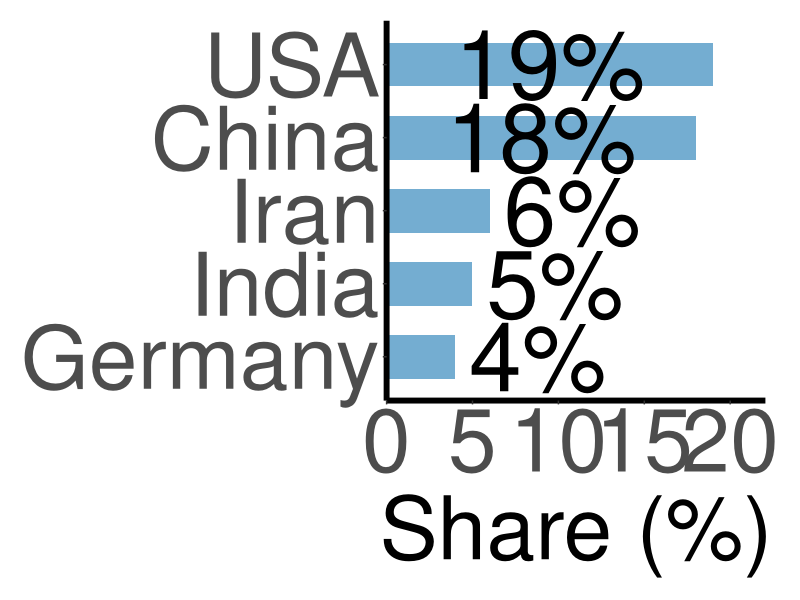
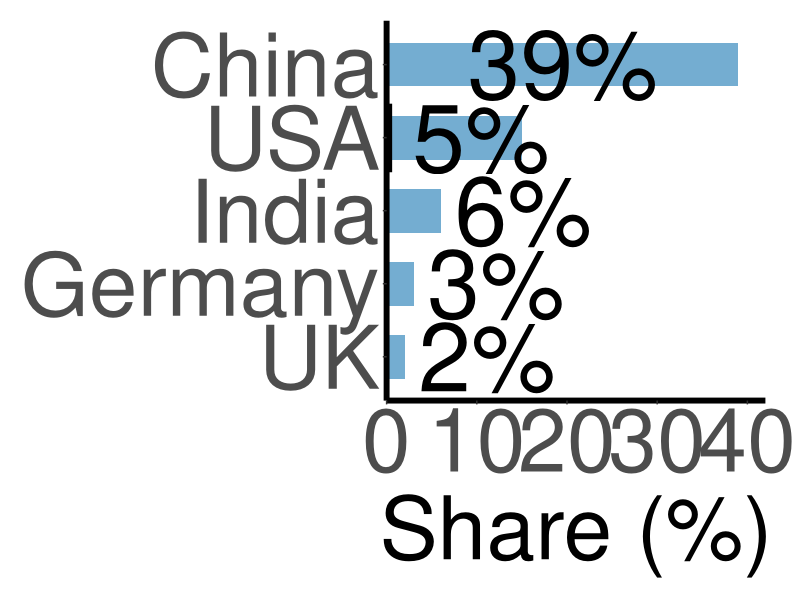
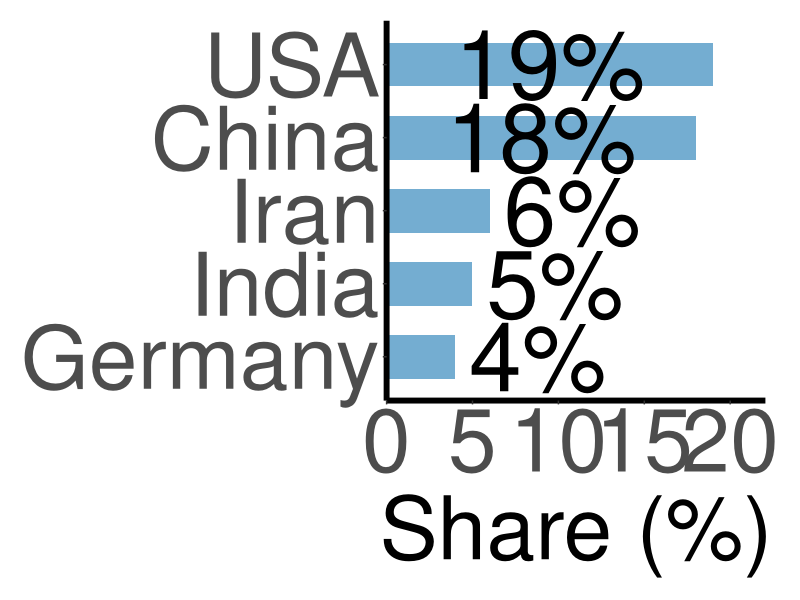
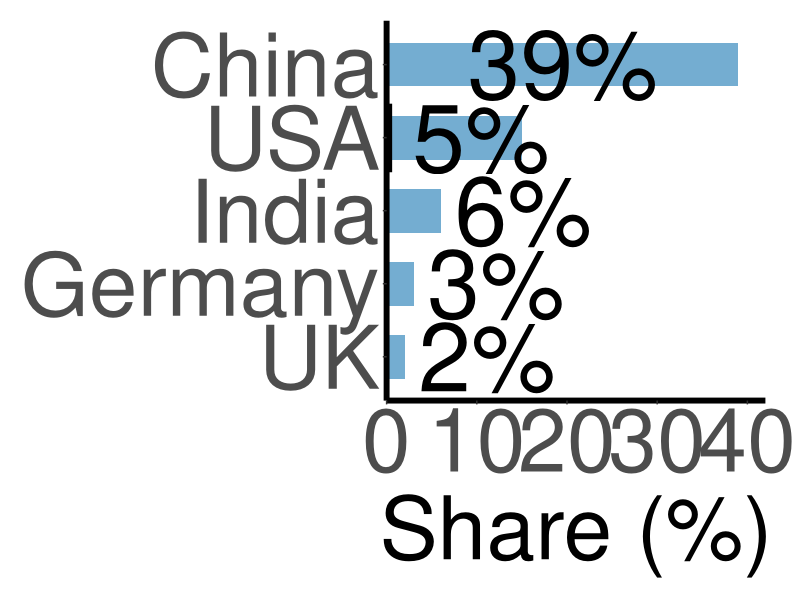

Reproduce these figures in R, in order.
library(ggplot2)
library(dplyr)

# 构造数据
df_bar <- data.frame(
  Country = c("USA", "China", "Iran", "India", "Germany"),
  Share = c(19, 18, 6, 5, 4)
)

# 按 share 排序（从大到小）
df_bar <- df_bar %>%
  arrange(Share)

# 画图
df_bar <- df_bar %>%
  arrange(desc(Share)) %>%
  mutate(rank = row_number())

p_bar <- ggplot(df_bar, aes(x = Share, y = reorder(Country, Share))) +
  
  geom_col(fill = "#74add1", width = 0.6) +
  
  # ===== 前两个（放柱子中间）=====
geom_text(
  data = subset(df_bar, rank <= 2),
  aes(x = Share / 2,
      label = paste0(Share, "%")),
  hjust = 0.5,
  color = "black",
  size = 24
) +
  
  # ===== 其余（放柱子外侧）=====
geom_text(
  data = subset(df_bar, rank > 2),
  aes(label = paste0(Share, "%")),
  hjust = -0.1,
  size = 24
) +
  
  scale_x_continuous(
    limits = c(0, 21),
    expand = expansion(mult = c(0, 0.05))
  ) +
  
  labs(
    x = "Share (%)",
    y = NULL
  ) +
  
  theme_classic() +
  
  theme(
    panel.grid = element_blank(),
    axis.title = element_text(size = 63),
    axis.text  = element_text(size = 63),
    axis.line = element_line(linewidth = 2),
    plot.margin = margin(t = 15, r = 25, b = 15, l = 15, unit = "pt")
  )

print(p_bar)

ggsave("bar_2014.png", p_bar, width = 12, height = 12, dpi = 600)


#==================== 2023 
df_bar <- data.frame(
  Country = c("China","USA","India", "Germany", "UK"),
  Share = c(39, 15, 6, 3, 2)
)

# 按 share 排序（从大到小）
df_bar <- df_bar %>%
  arrange(Share)

# 画图
df_bar <- df_bar %>%
  arrange(desc(Share)) %>%
  mutate(rank = row_number())

p_bar <- ggplot(df_bar, aes(x = Share, y = reorder(Country, Share))) +
  
  geom_col(fill = "#74add1", width = 0.6) +
  
  # ===== 前两个（放柱子中间）=====
geom_text(
  data = subset(df_bar, rank <= 2),
  aes(x = Share / 2,
      label = paste0(Share, "%")),
  hjust = 0.5,
  color = "black",
  size = 24
) +
  
  # ===== 其余（放柱子外侧）=====
geom_text(
  data = subset(df_bar, rank > 2),
  aes(label = paste0(Share, "%")),
  hjust = -0.1,
  size = 24
) +
  
  scale_x_continuous(
    limits = c(0, 40),
    expand = expansion(mult = c(0, 0.05))
  ) +
  
  labs(
    x = "Share (%)",
    y = NULL
  ) +
  
  theme_classic() +
  
  theme(
    panel.grid = element_blank(),
    axis.title = element_text(size = 63),
    axis.text  = element_text(size = 63),
    axis.line = element_line(linewidth = 2),
    plot.margin = margin(t = 15, r = 25, b = 15, l = 15, unit = "pt")
  )

print(p_bar)
ggsave("bar_2024.png", p_bar, width = 12, height = 12, dpi = 600)
